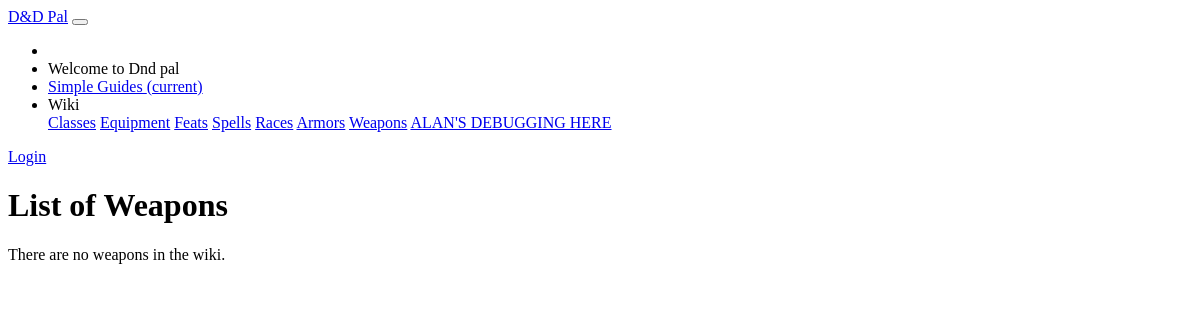
Before: /dndpal/weapons/ with the older database file.
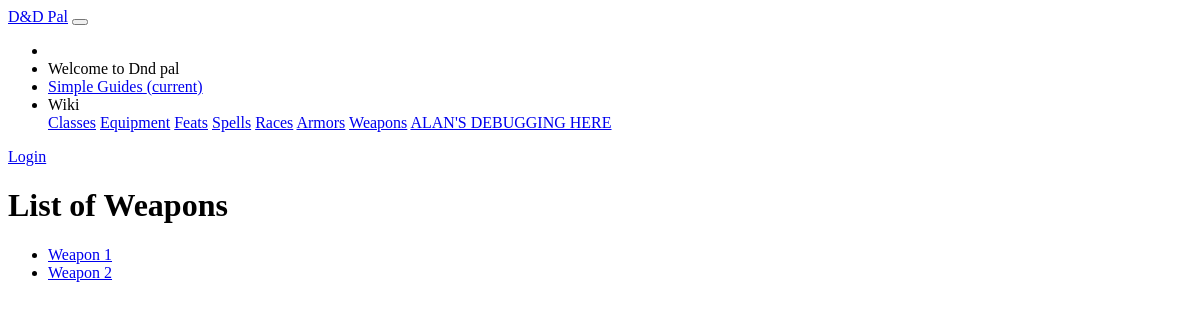
After: the same page with the newer database file.
### dndpal/models.py (models this page shows)
class Weapon(models.Model):
    name = models.CharField(default = '', primary_key = True, max_length = 100, help_text = "Enter the name of this weapon")
    gold = models.IntegerField(default=0, help_text="Enter the gold-price component for this weapon")
    silver = models.IntegerField(default=0, help_text="Enter the silver-price component for this weapon")
    copper = models.IntegerField(default=0, help_text="Enter the copper-price component for this weapon")
    damage = models.CharField(default = "", max_length = 10000, help_text = "Enter the damage die of this weapon")
    DAMAGE_TYPE_CHOICES = (
        ('ac', 'Acid'),
        ('bl', 'Bludgeoning'),
        ('co', 'Cold'),
        ('fi', 'Fire'),
        ('fo', 'Force'),
        ('li', 'Lightning'),
        ('ne', 'Necrotic'),
        ('pi', 'Piercing'),
        ('po', 'Poisoning'),
        ('ps', 'Psychic'),
        ('ra', 'Radiant'),
        ('sl', 'Slashing'),
        ('th', 'Thunder'),
    )
    damage_type = models.CharField(max_length = 2, choices = DAMAGE_TYPE_CHOICES, default = 'ab')
    range = models.CharField(default = "", max_length = 10000, help_text = "Enter the range of the weapon.")
    weight = models.SmallIntegerField(default= 0, help_text="Enter the weight for this item in pounds.")
    def get_absolute_url(self):
        return reverse('weapon-detail', args=[str(self.name)])

### dndpal/views.py (the view)
# urls.py: path('weapons/', views.WeaponListView.as_view(), name='weapons'),
class WeaponListView(generic.ListView):
    model = Weapon

### dndpal/templates/dndpal/weapon_list.html
{% extends "base_generic.html" %}
{% block content %}
<main role="main" class="container">
    <div class="container card p-5" style="margin-top:10px;">
        <h1>List of Weapons</h1>
        {% if weapon_list %}
        <ul>
            {% for weapon in weapon_list %}
            <li>
                <a href="{{ weapon.get_absolute_url }}">{{ weapon.name }}</a>
            </li>
            {% endfor %}
        </ul>
        {% else %}
        <p>There are no weapons in the wiki.</p>
        {% endif %}
    </div>
</main>
{% endblock %}

### dndpal/templates/base_generic.html (shortened to what this page needs)
<!DOCTYPE html>
<html lang="en">
<head>
    <link rel="stylesheet" href="https://unpkg.com/bootstrap-material-design@4.1.1/dist/css/bootstrap-material-design.min.css">
    {% load static %}
    <link rel="stylesheet" href="{% static 'css/global_styles.css' %}">
</head>
<body>
<nav class="navbar navbar-expand-lg navbar-dark bg-dark">
    <a class="navbar-brand" href="{% url 'home' %}">D&amp;D Pal</a>
    <button class="navbar-toggler" type="button" data-toggle="collapse" data-target="#navbarColor01" aria-controls="navbarColor01" aria-expanded="false" aria-label="Toggle navigation">
    </button>
    <div class="collapse navbar-collapse" id="navbarColor01">
      <ul class="navbar-nav mr-auto">
        <li class="nav-item">
      {% if user.is_authenticated %}
          <span class="navbar-text">
            Welcome {{ user.get_username }}
          </span>
        </li>
        <li class="nav-item active">
          <a class="nav-link" href="{% url 'profile' %}">Characters <span class="sr-only">(current)</span></a>
        </li>
      {% else %}
        <li class="nav-item">
          <span class="navbar-text">
            Welcome to Dnd pal
          </span>
        </li>
      {% endif %}
        <li class="nav-item active">
            <a class="nav-link" href="{% url 'simple' %}">Simple Guides  <span class="sr-only">(current)</span></a>
        </li>
        <li class="nav-item dropdown">
            <a class="nav-link dropdown-toggle text-white" id="navbarDropdownMenuLink" data-toggle="dropdown" aria-haspopup="true" aria-expanded="false">Wiki</a>
            <div class="dropdown-menu dropdown-primary" aria-labelledby="navbarDropdownMenuLink">
                <a class="dropdown-item" href="{% url 'classes' %}">Classes</a>
                <a class="dropdown-item" href="{% url 'equipment' %}">Equipment</a>
                <a class="dropdown-item" href="#">Feats</a>
                <a class="dropdown-item" href="{% url 'spells' %}">Spells</a>
                <a class="dropdown-item" href="{% url 'races' %}">Races</a>
                <a class="dropdown-item" href="{% url 'armors' %}">Armors</a>
                <a class="dropdown-item" href="{% url 'weapons' %}">Weapons</a>
                <a class="dropdown-item" href="{% url 'alan' %}">ALAN'S DEBUGGING HERE</a>
            </div>
        </li>
      </ul>
      {% if user.is_authenticated %}
      <a class="btn btn-light" href="{% url 'logout'%}?next={{request.path}}" role="button">Logout</a>
      {% else %}
      <a class="btn btn-light" href="{% url 'login'%}?next={{request.path}}" role="button">Login</a>
      {% endif %}
    </div>
  </nav>
{% block content %}{% endblock %}
 </body>
</html>

Changed rows visible on the page:
added Weapon: name "Weapon 1"
added Weapon: name "Weapon 2"
Other visible differences:
text no longer shown: "There are no weapons in the wiki."
